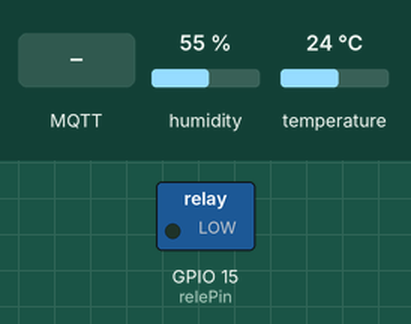
Simulated run of this sketch. Board: ESP32. On the bench: switched loads named in the sketch (green lamp = pin HIGH). The inputs (shaded band) are chosen by the test bench; at power-on: humidity 55 %, temperature 24 °C. WiFi joins after 1.5 s; servers stay silent unless stated; no MQTT or app messages arrive unless stated; what the sketch prints to the serial monitor is not drawn.

Above: at 2.7 s.
2.8 s: MQTT message "false" arrives on the first subscribed topic
At 3.7 s:
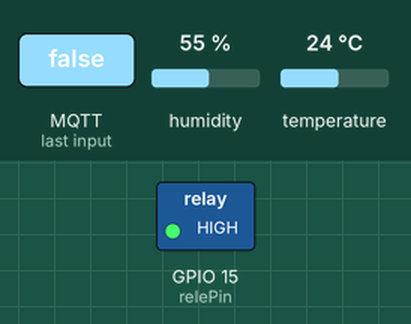
4.3 s: MQTT message "true" arrives on the first subscribed topic
At 4.8 s:
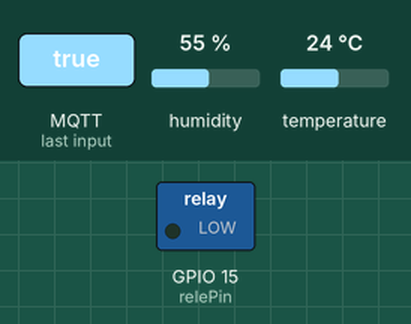
Timing chart, 0 to 7.3 s (numbered marks = the images above; inputs shaded):
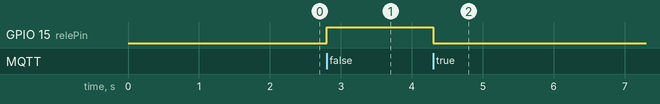

Measured:
- after the input at 2.8 s, GPIO 15 (relePin): LOW → HIGH at once
- after the input at 4.3 s, GPIO 15 (relePin): HIGH → LOW at once

The sketch:

p4_roi.ino
```cpp
/* Proxecto casa domótica. Práctica 7. Sensor DHT11 */
#include <WiFi.h>
#include <PubSubClient.h>

#include <DHT.h> // Libraria para sensores DHT
#include <DHT_U.h>

#include "config.h"
#include "topics.hpp"
#include "ESP32Wifi.hpp"
#include "tempHum.hpp"

void setup() {
  Serial.begin(115200);
  setup_wifi();                           //Conexíon a rede Wifi
  setup_pines();
  client.setServer(mqtt_servidor, 1883);  // Configura a conexión MQTT
  client.setCallback(callback);
  reconnect();
  dht.begin();
}


void loop() {

 tempHum();

 if (!client.connected()) {
    reconnect();
  }
  client.loop();

  long now = millis();
  if (now - lastMsg > 5000) {
    lastMsg = now;


  }
}
```

ESP32Wifi.hpp
```cpp
void setup_wifi() {
  delay(20);
  Serial.println();
  Serial.print("Conectando a ");
  Serial.println(wifi_ssid);

  WiFi.begin(wifi_ssid, wifi_contrasinal);

  while (WiFi.status() != WL_CONNECTED) {
    delay(300);
    Serial.print(".");
  }

 Serial.println("");
 Serial.println("Conexión correcta ");
 Serial.print("=> ESP32 a dirección IP address é: ");
 Serial.print(WiFi.localIP());
 Serial.println("");
}

void callback(char* topic, byte* message, unsigned int length) {
  Serial.print("Chegou mensaxe ao topic: ");
  Serial.print(topic);
  Serial.print(". Mensaxe: ");
  String messageTemp;

  for (int i = 0; i < length; i++) {
    Serial.print((char)message[i]);
    messageTemp += (char)message[i];
  }
  Serial.println();

  // Cambia o estado da saída de acordo coa mensaxe
  if (String(topic) == rele_topic) {
    Serial.print("Cambiando a saída a  ");
    if(messageTemp == "true"){
      Serial.println("on");
      digitalWrite(relePin, LOW);
    }
    else if(messageTemp == "false"){
      Serial.println("off");
      digitalWrite(relePin, HIGH);
    }
  }
}


//Reconexión a wifi si a conexión se perdeu
void reconnect() {

  while (!client.connected()) {
    Serial.print("Conectando ao MQTT broker ...");
    if (client.connect("ESP32Client")) {
      Serial.println("Reconexión ao servidor mqtt correcta");
       client.subscribe(rele_topic);
    } else {
      Serial.print("[Error] Non conectado ao servidor mqtt: ");
      Serial.print(client.state());
      Serial.println("Esperando 5 segundos antes de reintentalo.");
      delay(5000);
    }
  }
}
```

tempHum.hpp
```cpp
void tempHum(){

    unsigned long milisActuais = millis();

    if (milisActuais - milisAnteriores >= 10000) {
      milisAnteriores = milisActuais;

      if (!client.connected()) {
        reconnect();
      }

    // Leemos a temperatura en Celcius
      float temperatura = dht.readTemperature();
      // Leemos a humidade
      float humidade = dht.readHumidity();

        // Nada para enviar. Avisamos sobre MQTT depuracion_topic e enton vai a durmir durante un bo rato.
      if ( isnan(temperatura) || isnan(humidade)) {
        Serial.println("[ERROR] Chequear o sensor DHT !");
        client.publish(depuracion_topic, "[ERROR] Chequear o sensor DHT !", true);
      }
      else{

        if ( depuracion ) {
          Serial.print("Temperatura : ");
          Serial.print(temperatura);
          Serial.print(" | Humidade : ");
          Serial.println(humidade);
        }
        // Publicación de valores nos temas MQTT
        client.publish(temperatura_topic, String(temperatura).c_str(), true);
        if ( depuracion ) {
          Serial.println("Temperatura enviada sobre MQTT.");
        }
        delay(100); //Poñemos un pequeno retardo para que o servidor (broker) mqtt acepte a mensaxe
        client.publish(humidade_topic, String(humidade).c_str(), true);
        if ( depuracion ) {
        Serial.println("Humidade enviada sobre MQTT.");

      }
      }
      }
  }
```

topics.hpp
```cpp
const char* temperatura_topic = "casa/sensores/temperatura7";
const char* humidade_topic = "casa/sensores/humidade7";
const char* depuracion_topic = "depuracion7";
const char* rele_topic = "casa/actuadores/rele7";
```

config.h
```cpp
// Completa cos teus datos:SSID, contrasinal e IP do broker MQTT
//Modifica os topics para co nº do teu ESP32
const char* wifi_ssid = "Domotica";
const char* wifi_contrasinal = "tecnoteis";
const char* mqtt_servidor = "192.168.12.61";

const int relePin = 15;

bool depuracion = true;
unsigned long milisAnteriores = 0;

#define DHTPIN 18      // Pin do DHT
#define DHTTYPE DHT11     // declaramos o tipo de DHT

// Creanse os obxectos
DHT dht(DHTPIN, DHTTYPE);
WiFiClient espCliente7;
PubSubClient client(espCliente7);


long lastMsg = 0;
char msg[50];
int value = 0;

void setup_pines(){
  pinMode(relePin, OUTPUT);
}
```
